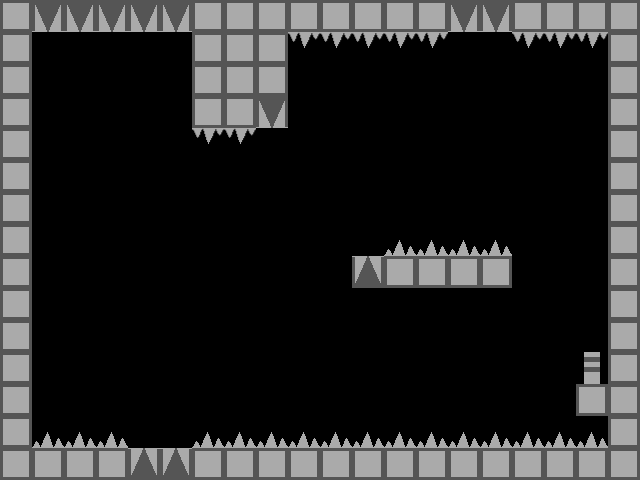

This game map was drawn from its Tiled (.tmx) file and the tilesets committed beside it. A one-line description and the trimmed map source follow:
An orthogonal 20x15 tile map with 32x32 px tiles, 2 tile layers (Wall, Door), 1 hidden layer not drawn and 1 object (Start).

<map version="1.0" orientation="orthogonal" width="20" height="15" tilewidth="32" tileheight="32">
 <tileset firstgid="1" name="tiles" tilewidth="32" tileheight="32">
  <image source="../gfx/tiles.png" width="192" height="64" />
  <terraintypes>
   <terrain name="Neues Terrain erzeugen" tile="-1" />
  </terraintypes>
  <tile id="1">
   <properties>
    <property name="Gravity" value="None" />
   </properties>
  </tile>
  <tile id="2" terrain="0,,,0">
   <properties>
    <property name="Gravity" value="None" />
   </properties>
  </tile>
  <tile id="3">
   <properties>
    <property name="Gravity" value="up" />
   </properties>
  </tile>
  <tile id="4">
   <properties>
    <property name="Gravity" value="down" />
   </properties>
  </tile>
  <tile id="6">
   <properties>
    <property name="Obstacle" value="spikes" />
    <property name="Position" value="bottom" />
   </properties>
  </tile>
  <tile id="7">
   <properties>
    <property name="Obstacle" value="spikes" />
    <property name="Position" value="top" />
   </properties>
  </tile>
 </tileset>
 <layer name="Wall" width="20" height="15">
  <data>[300 cells, 111 non-empty, 5 distinct tile ids]</data>
 </layer>
 <layer name="Door" width="20" height="15">
  <data>[300 cells, 1 non-empty, 1 distinct tile ids]</data>
 </layer>
 <layer name="Solid" width="20" height="15" visible="0">
  <data>[300 cells, 81 non-empty, 1 distinct tile ids]</data>
 </layer>
 <objectgroup name="Objects" width="20" height="15">
  <object name="PlayerStart" type="Start" x="80" y="63" />
 </objectgroup>
</map>
